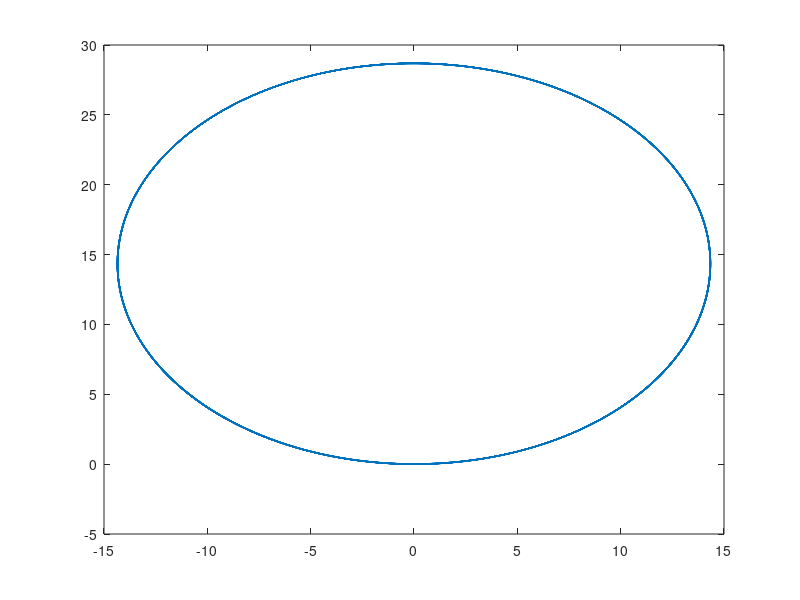

The MATLAB source for this figure:
function plot_DifferentialRobot()

[t,Salida] = ode45(@difrobot,[0:0.01:500],[0 0 0]);
plot(Salida(:,1),Salida(:,2))

function salida = difrobot(t,Y)

x = Y(1); y = Y(2); theta = Y(3);

D = 5.2;  R = D/2;
L = 12.3; 
wr = 5; wl = 2;

vc = (wr+wl)*R/2;
rho = (wr-wl)*R/L;


salida(1) = vc*cos(theta);
salida(2) = vc*sin(theta);
salida(3) = rho;
salida = salida';
